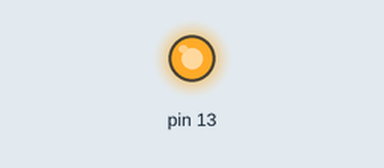
Recording of a sketch running on a simulated Arduino Uno, built with avr-gcc and run on an emulated ATmega328P. Parts: output pins drawn as LEDs (lit = HIGH).

Above: at 0.05 s.
At 2.6 s:
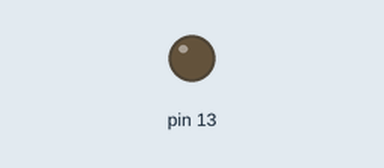
Timing chart, 0 to 6.6 s (numbered marks = the images above):
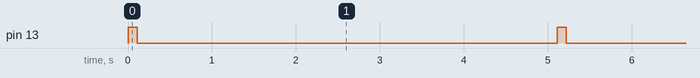

Measured:
- by itself, pin 13: alternates HIGH for 0.11 s and LOW for 5.0 s

The sketch:

openlog.ino
```cpp
/*
https://learn.sparkfun.com/tutorials/openlog-hookup-guide/all
*/
#include <SoftwareSerial.h>
SoftwareSerial openlog = SoftwareSerial(3, 2); //RX, TX

void setup() {
  openlog.begin(9600);
  pinMode(13, OUTPUT);
}

int c = 0;

void loop() {
  digitalWrite(13, HIGH);
  openlog.print("count: ");
  openlog.println(c);
  c++;
  delay(100);
  digitalWrite(13, LOW);
  delay(5000);
}
```
